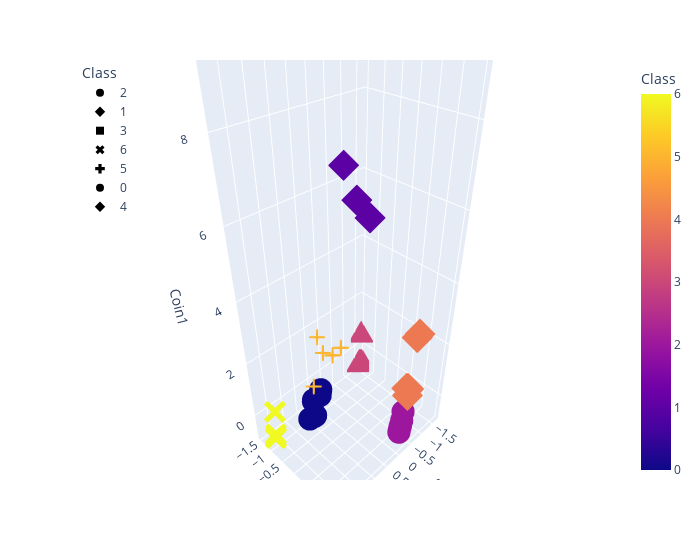

Notebook code for this chart:
### Markdown cell above
### Visualizing Results

#### 3D-Scatter with Clusters

### Code cell
# Create a 3D-Scatter with the PCA data and the clusters
fig = px.scatter_3d(
    df_pca,
    x="Coin3",
    y="Coin2",
    z="Coin1",
    color="Class",
    symbol="Class",
    width=700,
)
fig.update_layout(legend=dict(x=0, y=1))
fig.show()
